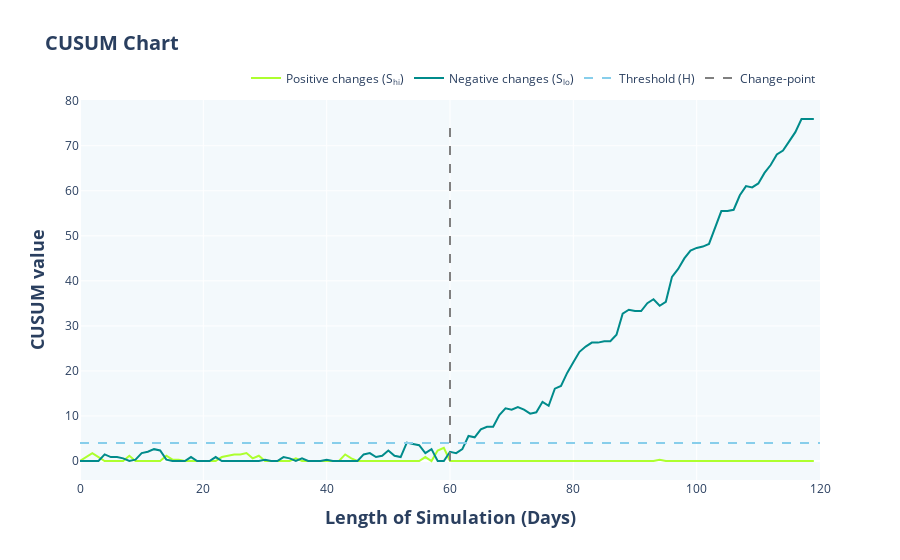

The notebook cell this image was saved under:
### Code cell
# CUSUM Chart
obj_cusum.plot_cusum_plotly()

### Figure 1 — Plotly figure (JSON) as saved in the notebook; plotly's stock layout.template omitted (floating-point values rounded to 4 significant figures)
{"data": [{"marker": {"color": "greenyellow", "size": 10}, "mode": "lines", "name": "Positive changes (S<sub>hi</sub>)", "type": "scatter", "x": [0, 1, 2, 3, 4, 5, 6, 7, 8, 9, 10, 11, 12, 13, 14, 15, 16, 17, 18, 19, 20, 21, 22, 23, 24, 25, 26, 27, 28, 29, 30, 31, 32, 33, 34, 35, 36, 37, 38, 39, 40, 41, 42, 43, 44, 45, 46, 47, 48, 49, 50, 51, 52, 53, 54, 55, 56, 57, 58, 59, 60, 61, 62, 63, 64, 65, 66, 67, 68, 69, 70, 71, 72, 73, 74, 75, 76, 77, 78, 79, 80, 81, 82, 83, 84, 85, 86, 87, 88, 89, 90, 91, 92, 93, 94, 95, 96, 97, 98, 99, 100, 101, 102, 103, 104, 105, 106, 107, 108, 109, 110, 111, 112, 113, 114, 115, 116, 117, 118, 119], "y": [0, 0.8762, 1.752, 0.8762, 0, 0, 0, 0, 1.168, 0, 0, 0, 0, 0, 1.168, 0.2921, 0.2921, 0, 0, 0, 0, 0, 0, 0.8762, 1.168, 1.46, 1.46, 1.752, 0.5841, 1.168, 0, 0, 0, 0, 0, 0.5841, 0, 0, 0, 0, 0, 0, 0, 1.46, 0.5841, 0, 0, 0, 0, 0, 0, 0, 0, 0, 0, 0, 0.8762, 0, 2.337, 2.921, 0, 0, 0, 0, 0, 0, 0, 0, 0, 0, 0, 0, 0, 0, 0, 0, 0, 0, 0, 0, 0, 0, 0, 0, 0, 0, 0, 0, 0, 0, 0, 0, 0, 0, 0.2921, 0, 0, 0, 0, 0, 0, 0, 0, 0, 0, 0, 0, 0, 0, 0, 0, 0, 0, 0, 0, 0, 0, 0, 0, 0]}, {"marker": {"color": "darkcyan", "size": 10}, "mode": "lines", "name": "Negative changes (S<sub>lo</sub>)", "type": "scatter", "x": [0, 1, 2, 3, 4, 5, 6, 7, 8, 9, 10, 11, 12, 13, 14, 15, 16, 17, 18, 19, 20, 21, 22, 23, 24, 25, 26, 27, 28, 29, 30, 31, 32, 33, 34, 35, 36, 37, 38, 39, 40, 41, 42, 43, 44, 45, 46, 47, 48, 49, 50, 51, 52, 53, 54, 55, 56, 57, 58, 59, 60, 61, 62, 63, 64, 65, 66, 67, 68, 69, 70, 71, 72, 73, 74, 75, 76, 77, 78, 79, 80, 81, 82, 83, 84, 85, 86, 87, 88, 89, 90, 91, 92, 93, 94, 95, 96, 97, 98, 99, 100, 101, 102, 103, 104, 105, 106, 107, 108, 109, 110, 111, 112, 113, 114, 115, 116, 117, 118, 119], "y": [0, 0, 0, 0, 1.46, 0.8762, 0.8762, 0.5841, 0, 0.2921, 1.752, 2.044, 2.629, 2.337, 0.2921, 0, 0, 0, 0.8762, 0, 0, 0, 0.8762, 0, 0, 0, 0, 0, 0, 0, 0.2921, 0, 0, 0.8762, 0.5841, 0, 0.5841, 0, 0, 0, 0.2921, 0, 0, 0, 0, 0, 1.46, 1.752, 0.8762, 1.168, 2.337, 1.168, 0.8762, 4.089, 3.797, 3.505, 1.752, 2.629, 0, 0, 2.044, 1.752, 2.629, 5.549, 5.257, 7.01, 7.594, 7.594, 10.22, 11.68, 11.39, 11.97, 11.39, 10.51, 10.81, 13.14, 12.27, 16.06, 16.65, 19.57, 21.91, 24.24, 25.41, 26.29, 26.29, 26.58, 26.58, 28.04, 32.71, 33.59, 33.3, 33.3, 35.05, 35.92, 34.46, 35.34, 40.89, 42.64, 44.98, 46.73, 47.32, 47.61, 48.19, 51.99, 55.49, 55.49, 55.79, 59.0, 61.04, 60.75, 61.63, 63.96, 65.72, 68.05, 68.93, 70.97, 73.02, 75.94, 75.94, 75.94]}, {"line": {"color": "skyblue", "dash": "dash"}, "mode": "lines", "name": "Threshold (H)", "type": "scatter", "x": [0, 120], "y": [4, 4]}, {"line": {"color": "grey", "dash": "dash"}, "mode": "lines", "name": "Change-point", "type": "scatter", "x": [60, 60], "y": [0, 75.94]}], "layout": {"legend": {"orientation": "h", "x": 1, "xanchor": "right", "y": 1.02, "yanchor": "bottom"}, "plot_bgcolor": "#F3F9FC", "title": {"font": {"size": 20, "weight": "bold"}, "text": "CUSUM Chart"}, "xaxis": {"dtick": 20, "title": {"font": {"size": 18, "weight": "bold"}, "text": "Length of Simulation (Days)"}}, "yaxis": {"title": {"font": {"size": 18, "weight": "bold"}, "text": "CUSUM value"}}}}
